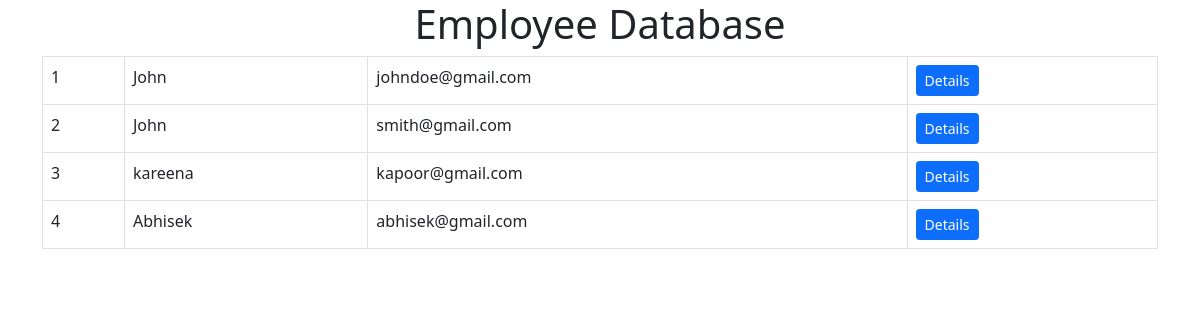
The page / on the database its author committed.
### app12/models.py (models this page shows)
class Employeemodel(models.Model):
    GENDER_CHOICE = [
        ('M','Male'),
        ('F','FeMale'),
    ]
    first_name=models.CharField(max_length=30)
    last_name=models.CharField(max_length=30,blank=True)
    email_id=models.EmailField(max_length=30)
    phone_num=models.IntegerField()
    employee_gender=models.CharField(choices=GENDER_CHOICE,max_length=1)
    employee_address=models.TextField()
    employee_jobs=models.ManyToManyField('Availablejobs')
    date_of_birth=models.DateField()

### app12/views.py (the view)
# urls.py: path('',views.showIndex,name='main'),
def showIndex(request):
    employee = Employeemodel.objects.all()
    return render(request,"home.html",{'employee':employee})

### templates/home.html
{% extends 'base.html' %}
{% block content %}
<header class="container">
    <div class="row">
        <div class="col-lg-12">
            <h1 class="text-center">Employee Database</h1>
        </div>
    </div>
</header>
<section class="container">
    <div class="row">
        <div class="col-lg-12">
             <table class="table table-bordered">
             {% for x in employee %}
             <tr>
                 <td>{{ x.id }}</td>
                 <td>{{ x.first_name }}</td>
                 <td>{{ x.email_id }}</td>
                 <td><a class="btn btn-primary btn-sm" href="{% url 'emp_details' x.id %}">Details</a></td>
             </tr>
             {% endfor %}
             </table>
        </div>
    </div>
</section>
{% endblock %}

### templates/base.html (shortened to what this page needs)
<!doctype html>
<html lang="en">
  <head>
    <link href="https://cdn.jsdelivr.net/npm/bootstrap@5.0.0-beta1/dist/css/bootstrap.min.css" rel="stylesheet">
  </head>
  <body>
    {% block content %}
    {% endblock %}
  </body>
</html>

### rows shown on the page
Employeemodel: id "1", first_name "John", email_id "johndoe@gmail.com"
Employeemodel: id "2", first_name "John", email_id "smith@gmail.com"
Employeemodel: id "3", first_name "kareena", email_id "kapoor@gmail.com"
Employeemodel: id "4", first_name "Abhisek", email_id "abhisek@gmail.com"
